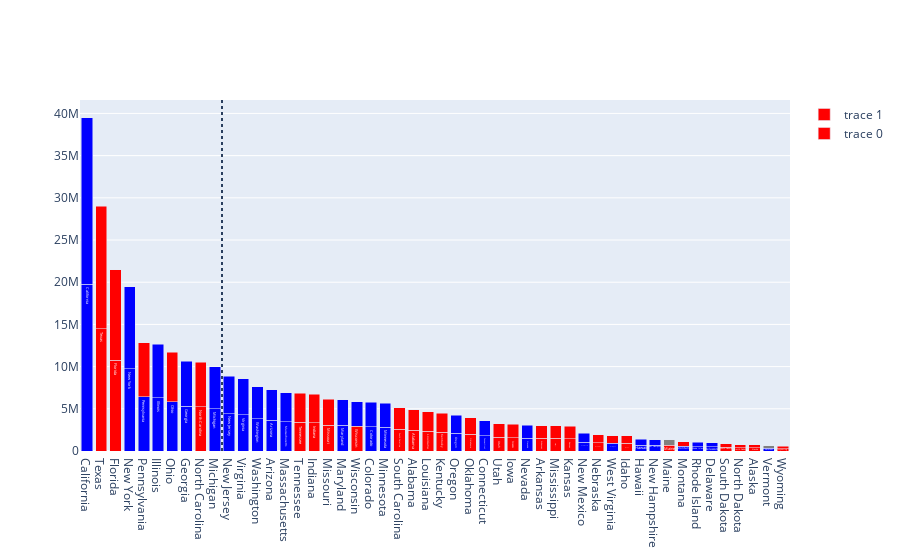

The notebook cell saved with this chart:
### Code cell
# STACK IT
stack_1 = sen_with_pop[sen_with_pop.index % 2 == 0]
stack_2 = sen_with_pop[sen_with_pop.index % 2 == 1]

colors1 = [colordict[k] for k in list(stack_1['Party.1'])]
colors2 = [colordict[k] for k in list(stack_2['Party.1'])]

stack_labels = list(range(50))



trace1 = go.Bar(
    x=list(stack_1['State']),
    y=list(stack_1['POPESTIMATE2019']/2),
    marker_color = colors1,
    text=list(stack_1['State']))

trace2 = go.Bar(
    x=list(stack_1['State']),
    y=list(stack_2['POPESTIMATE2019']/2),
    marker_color=colors2,
    hovertext=list(stack_2['State']))

fig = go.Figure([trace1])
fig.add_trace(trace2)
fig.add_vline(x=9.5, line_dash='dot')
fig.update_layout(barmode='stack', xaxis={'categoryorder':'total descending'})
#fig.update_layout(barmode='stack')
fig.show()    
# figure out how to just draw line between each half

### Figure 1 — Plotly figure (JSON) as saved in the notebook; plotly's stock layout.template omitted (floating-point values rounded to 4 significant figures)
{"data": [{"marker": {"color": ["red", "red", "blue", "red", "blue", "blue", "blue", "blue", "red", "blue", "blue", "red", "blue", "red", "red", "red", "red", "red", "red", "blue", "blue", "blue", "blue", "red", "red", "blue", "red", "blue", "blue", "blue", "blue", "blue", "red", "red", "blue", "red", "blue", "blue", "blue", "red", "red", "red", "red", "red", "blue", "blue", "blue", "blue", "red", "red"]}, "text": ["Alabama", "Alaska", "Arizona", "Arkansas", "California", "Colorado", "Connecticut", "Delaware", "Florida", "Georgia", "Hawaii", "Idaho", "Illinois", "Indiana", "Iowa", "Kansas", "Kentucky", "Louisiana", "Maine", "Maryland", "Massachusetts", "Michigan", "Minnesota", "Mississippi", "Missouri", "Montana", "Nebraska", "Nevada", "New Hampshire", "New Jersey", "New Mexico", "New York", "North Carolina", "North Dakota", "Ohio", "Oklahoma", "Oregon", "Pennsylvania", "Rhode Island", "South Carolina", "South Dakota", "Tennessee", "Texas", "Utah", "Vermont", "Virginia", "Washington", "West Virginia", "Wisconsin", "Wyoming"], "type": "bar", "x": ["Alabama", "Alaska", "Arizona", "Arkansas", "California", "Colorado", "Connecticut", "Delaware", "Florida", "Georgia", "Hawaii", "Idaho", "Illinois", "Indiana", "Iowa", "Kansas", "Kentucky", "Louisiana", "Maine", "Maryland", "Massachusetts", "Michigan", "Minnesota", "Mississippi", "Missouri", "Montana", "Nebraska", "Nevada", "New Hampshire", "New Jersey", "New Mexico", "New York", "North Carolina", "North Dakota", "Ohio", "Oklahoma", "Oregon", "Pennsylvania", "Rhode Island", "South Carolina", "South Dakota", "Tennessee", "Texas", "Utah", "Vermont", "Virginia", "Washington", "West Virginia", "Wisconsin", "Wyoming"], "y": [2452000.0, 365800.0, 3639000.0, 1508902, 19760000.0, 2879368, 1783000.0, 486882, 10740000.0, 5309000.0, 707936, 893500.0, 6336000.0, 3366000.0, 1577535, 1456657, 2234000.0, 2324397, 672106, 3022840, 3446000.0, 4993000.0, 2819816, 1488000.0, 3068714, 534389, 967204, 1540078, 679900.0, 4441095, 1048000.0, 9727000.0, 5244042, 381031, 5844550, 1978000.0, 2109000.0, 6401000.0, 529700.0, 2574357, 442300.0, 3414587, 14500000.0, 1602979, 312000.0, 4268000.0, 3807000.0, 896100.0, 2911217, 289400.0]}, {"hovertext": ["Alabama", "Alaska", "Arizona", "Arkansas", "California", "Colorado", "Connecticut", "Delaware", "Florida", "Georgia", "Hawaii", "Idaho", "Illinois", "Indiana", "Iowa", "Kansas", "Kentucky", "Louisiana", "Maine", "Maryland", "Massachusetts", "Michigan", "Minnesota", "Mississippi", "Missouri", "Montana", "Nebraska", "Nevada", "New Hampshire", "New Jersey", "New Mexico", "New York", "North Carolina", "North Dakota", "Ohio", "Oklahoma", "Oregon", "Pennsylvania", "Rhode Island", "South Carolina", "South Dakota", "Tennessee", "Texas", "Utah", "Vermont", "Virginia", "Washington", "West Virginia", "Wisconsin", "Wyoming"], "marker": {"color": ["red", "red", "blue", "red", "blue", "blue", "blue", "blue", "red", "blue", "blue", "red", "blue", "red", "red", "red", "red", "red", "gray", "blue", "blue", "blue", "blue", "red", "red", "red", "red", "blue", "blue", "blue", "blue", "blue", "red", "red", "red", "red", "blue", "red", "blue", "red", "red", "red", "red", "red", "gray", "blue", "blue", "red", "blue", "red"]}, "type": "bar", "x": ["Alabama", "Alaska", "Arizona", "Arkansas", "California", "Colorado", "Connecticut", "Delaware", "Florida", "Georgia", "Hawaii", "Idaho", "Illinois", "Indiana", "Iowa", "Kansas", "Kentucky", "Louisiana", "Maine", "Maryland", "Massachusetts", "Michigan", "Minnesota", "Mississippi", "Missouri", "Montana", "Nebraska", "Nevada", "New Hampshire", "New Jersey", "New Mexico", "New York", "North Carolina", "North Dakota", "Ohio", "Oklahoma", "Oregon", "Pennsylvania", "Rhode Island", "South Carolina", "South Dakota", "Tennessee", "Texas", "Utah", "Vermont", "Virginia", "Washington", "West Virginia", "Wisconsin", "Wyoming"], "y": [2452000.0, 365800.0, 3639000.0, 1508902, 19760000.0, 2879368, 1783000.0, 486882, 10740000.0, 5309000.0, 707936, 893500.0, 6336000.0, 3366000.0, 1577535, 1456657, 2234000.0, 2324397, 672106, 3022840, 3446000.0, 4993000.0, 2819816, 1488000.0, 3068714, 534389, 967204, 1540078, 679900.0, 4441095, 1048000.0, 9727000.0, 5244042, 381031, 5844550, 1978000.0, 2109000.0, 6401000.0, 529700.0, 2574357, 442300.0, 3414587, 14500000.0, 1602979, 312000.0, 4268000.0, 3807000.0, 896100.0, 2911217, 289400.0]}], "layout": {"barmode": "stack", "shapes": [{"line": {"dash": "dot"}, "type": "line", "x0": 9.5, "x1": 9.5, "xref": "x", "y0": 0, "y1": 1, "yref": "y domain"}], "xaxis": {"categoryorder": "total descending"}}}
